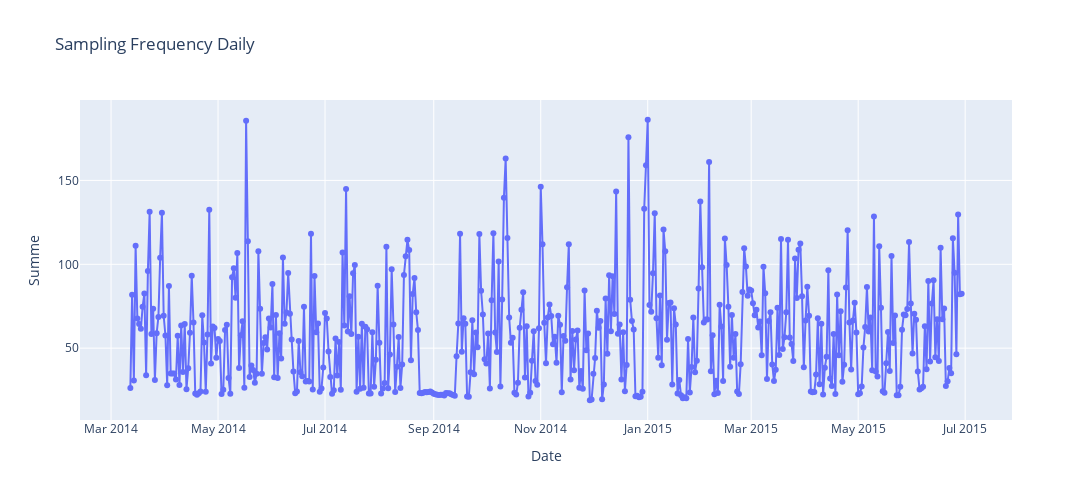

Notebook code for this chart:
### Code cell
plot(df_daily,x_feature_name='Timestamp',y_feature_name='Summe',title='Sampling Frequency Daily')

### Figure 1 — Plotly figure (JSON) as saved in the notebook; plotly's stock layout.template omitted (floating-point values rounded to 4 significant figures; data arrays with more than 128 entries replaced by an {"elided": "..."} marker saying what was removed)
{"data": [{"mode": "lines+markers", "name": "Summe", "type": "scatter", "x": {"elided": "475 str values"}, "y": {"elided": "475 float values"}}], "layout": {"height": 500, "title": {"text": "Sampling Frequency Daily"}, "width": 1200, "xaxis": {"title": {"text": "Date"}}, "yaxis": {"title": {"text": "Summe"}}}}
